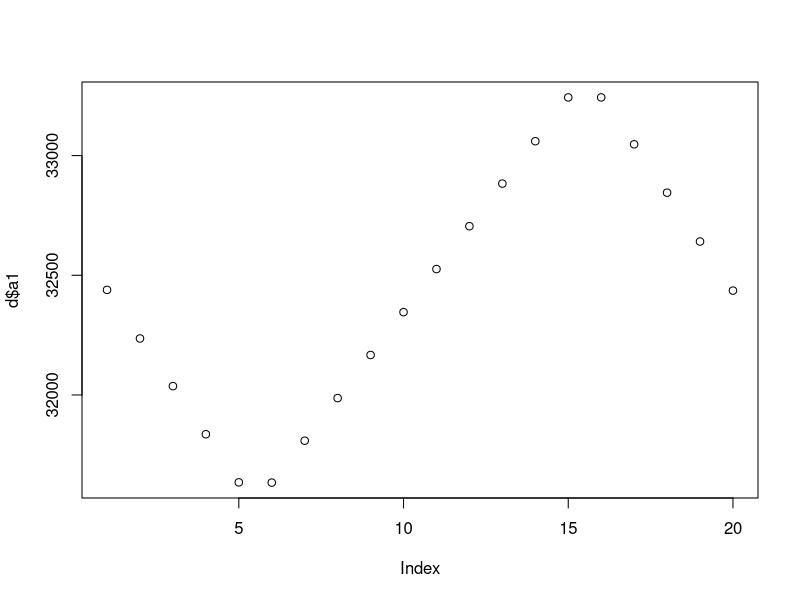
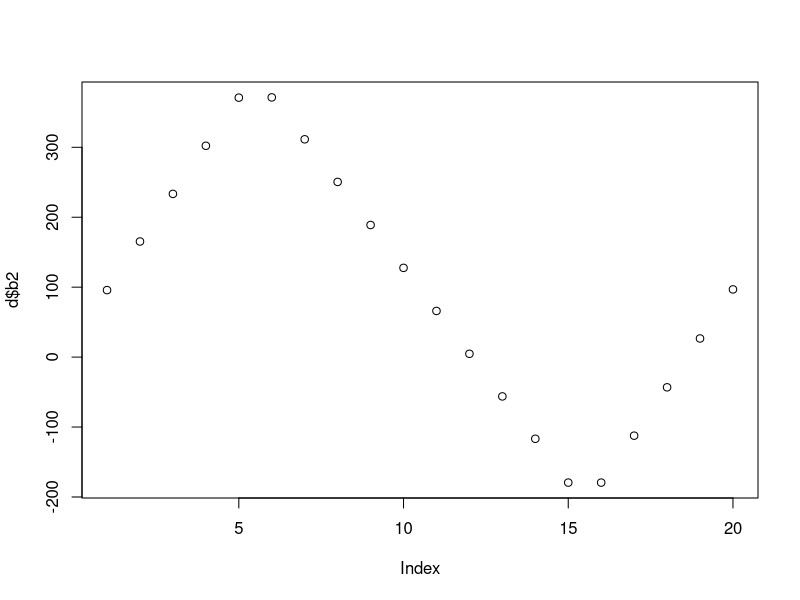
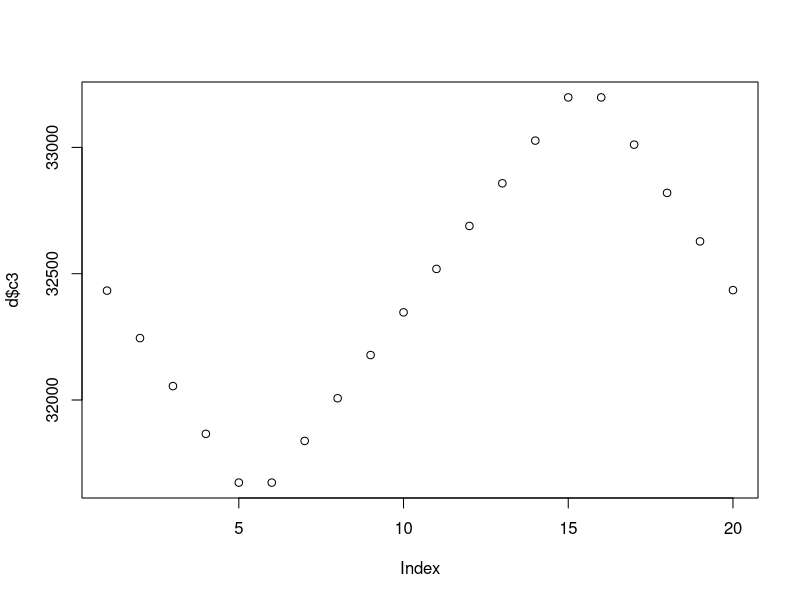
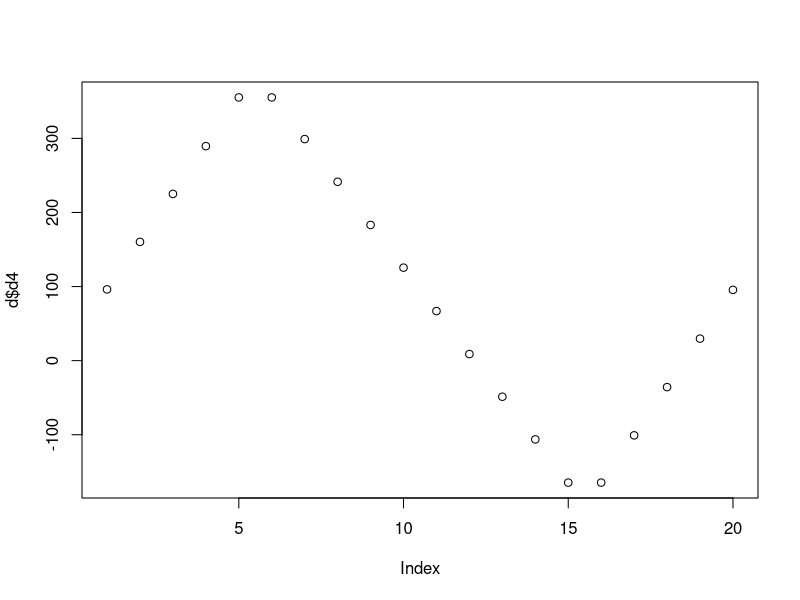
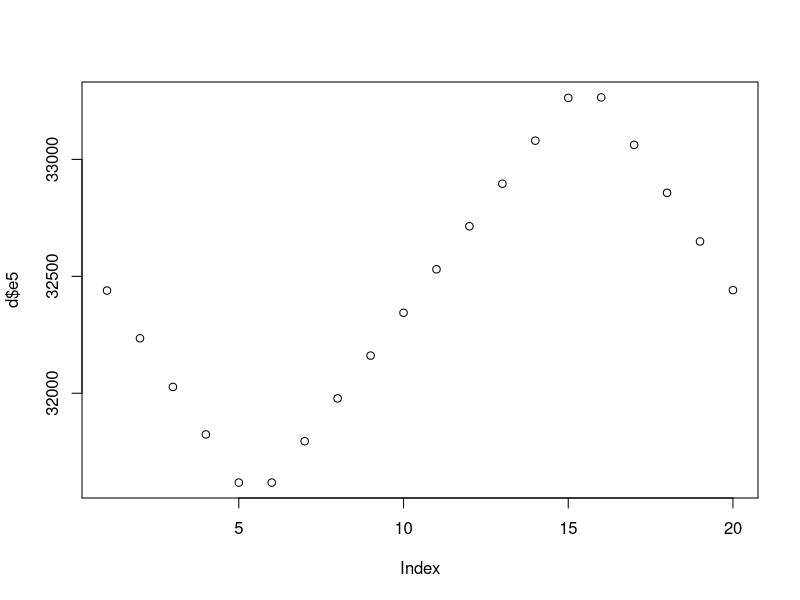
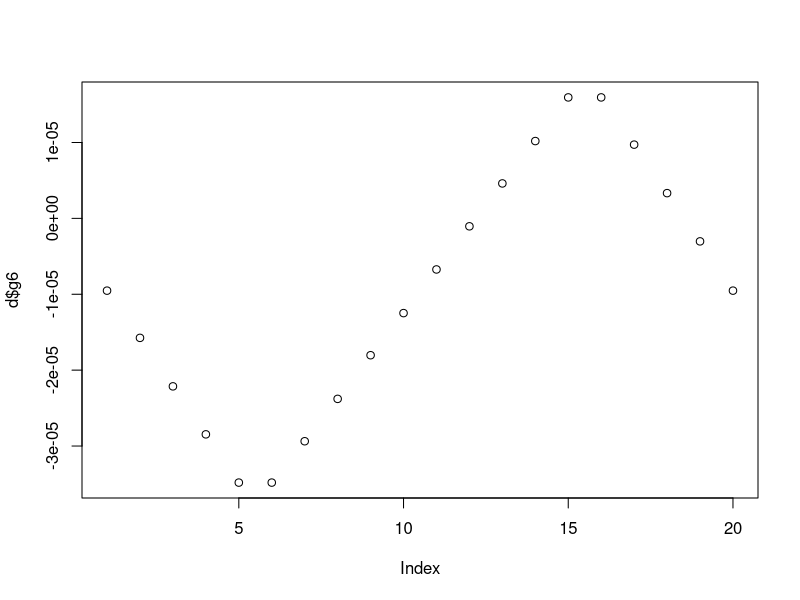
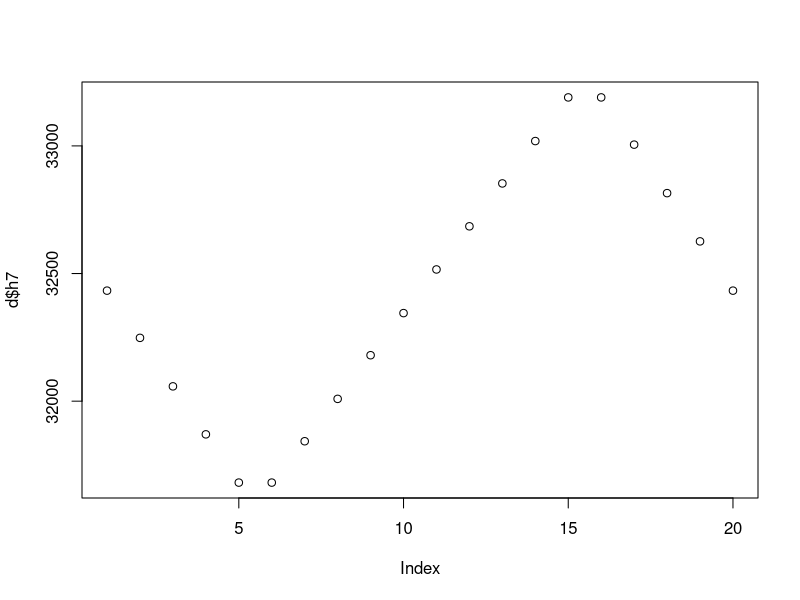
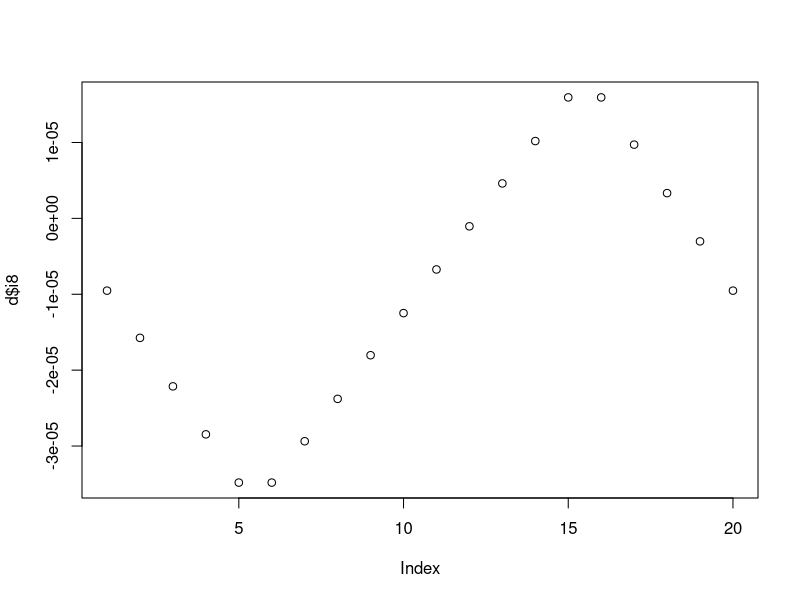

Write R code to recreate these figures, in order. (Note: this script raises an error after producing the figures.)
setwd( 'c:/projects/digitizer.git/calc/data_check' );
d <- read.csv( "data.txt", header=T, sep=";" )
plot( d$a1 );
plot( d$b2 );
plot( d$c3 );
plot( d$d4 );
plot( d$e5 );
plot( d$g6 );
plot( d$h7 );
plot( d$i8 );
points( orig$day, orig$balance, col="dark red" );
grid( col = "gray", lty = "dotted" );
